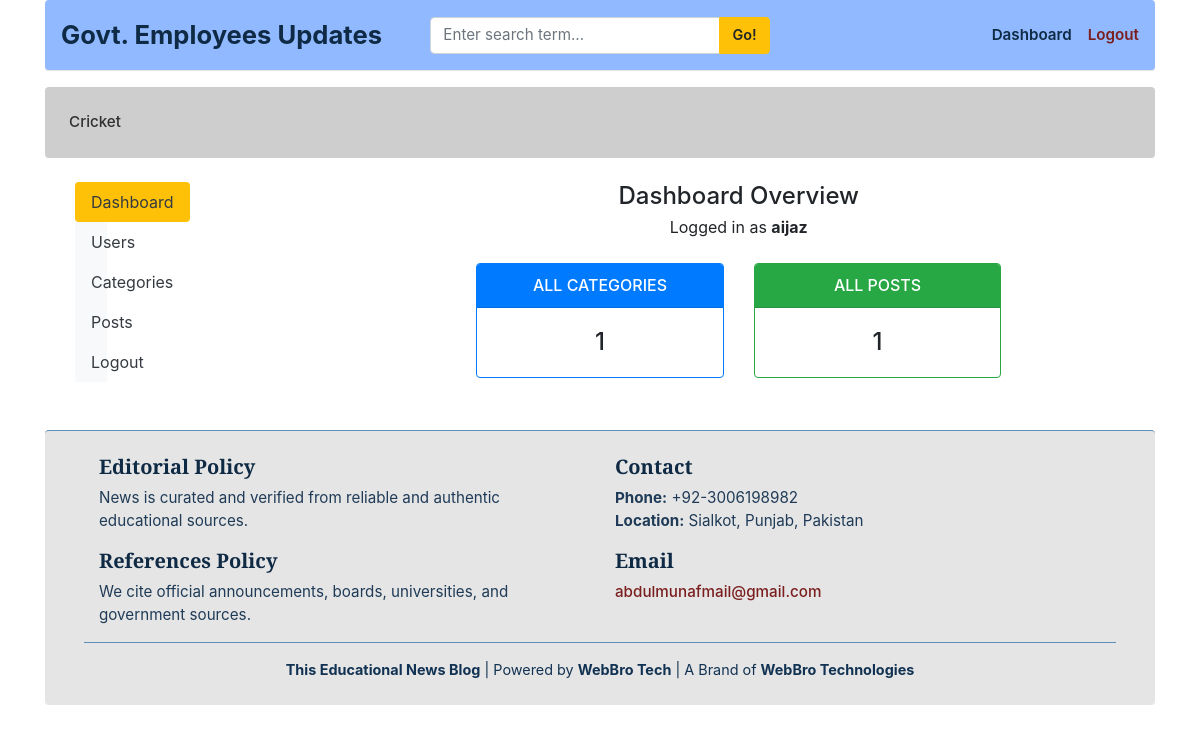
Before: /dashboard/ (signed in) with the older database file.
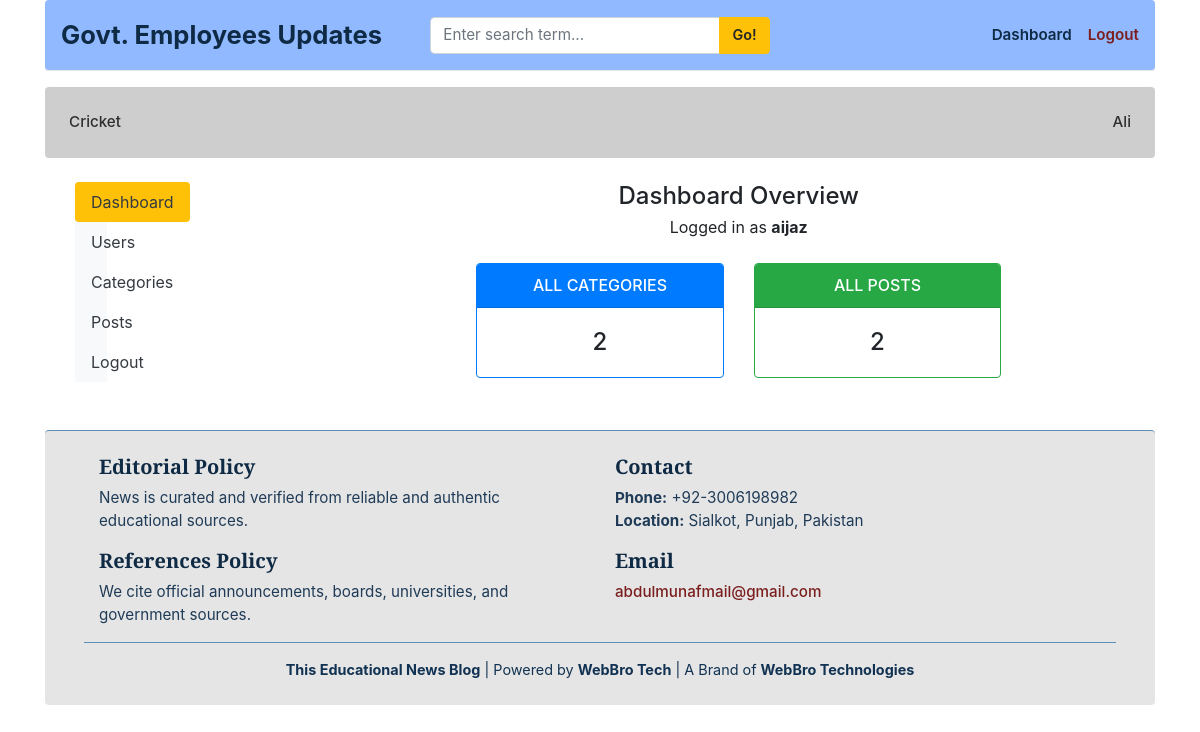
After: the same page with the newer database file.
### blogs/models.py (models this page shows, shortened)
class Category(models.Model):
    category_name = models.CharField(max_length=50, unique=True)
    created_at = models.DateTimeField(auto_now_add=True)
    updated_at = models.DateTimeField(auto_now=True)
    class Meta:
        verbose_name_plural = 'Categories'

### dashboards/views.py (the view)
# urls.py: path('dashboard/', include('dashboards.urls')),
@login_required(login_url='login')
def dashboard(request):
    category_count = Category.objects.all().count()
    blogs_count = Blog.objects.all().count()
    context = {
    'category_count':category_count,
    'blogs_count': blogs_count,
}
    return render(request, 'dashboard/dashboard.html', context)

### blogs/context_processors.py (called while the page is built)
def get_categories(request):
    categories = Category.objects.all()
    return dict(categories=categories)

def get_social_links(request):
    social_links = SocialLinks.objects.all()
    return dict(social_links=social_links)

### templates/dashboard/dashboard.html
{% extends 'base.html' %}
{% block content %}
<main class="container mt-4" role="main">
  <div class="row">
    <aside class="col-md-3 mb-4" aria-label="Dashboard Sidebar">
      {% include 'dashboard/sidebar.html' %}
    </aside>
    <section class="col-md-9">
      <header class="text-center mb-4">
        <h1 class="h4 mb-1">Dashboard Overview</h1>
        <p class="mb-0">
          Logged in as <strong>{{ user }}</strong>
        </p>
      </header>
      <section class="row justify-content-center text-center" aria-label="Dashboard Statistics">
        <article class="col-sm-6 col-lg-4 mb-3">
          <div class="card border-primary h-100">
            <div class="card-header bg-primary text-white text-uppercase fw-semibold">
              <h2 class="h6 mb-0">All Categories</h2>
            </div>
            <div class="card-body d-flex align-items-center justify-content-center">
              <p class="card-text h4 mb-0" itemprop="numberOfItems">
                {{ category_count }}
              </p>
            </div>
          </div>
        </article>
        <article class="col-sm-6 col-lg-4 mb-3">
          <div class="card border-success h-100">
            <div class="card-header bg-success text-white text-uppercase fw-semibold">
              <h2 class="h6 mb-0">All Posts</h2>
            </div>
            <div class="card-body d-flex align-items-center justify-content-center">
              <p class="card-text h4 mb-0" itemprop="numberOfItems">
                {{ blogs_count }}
              </p>
            </div>
          </div>
        </article>
      </section>
    </section>
  </div>
</main>
{% endblock %}

### templates/base.html (shortened to what the changed rows need)
{% load static %}
<!DOCTYPE html>
<html lang="en">
<head>
  <link href="https://getbootstrap.com/docs/4.0/dist/css/bootstrap.min.css" rel="stylesheet">
  <link href="{% static 'css/blog.css' %}" rel="stylesheet">
  <link rel="stylesheet"
        href="https://cdnjs.cloudflare.com/ajax/libs/font-awesome/4.7.0/css/font-awesome.min.css">
</head>
<body>
<div class="container">
  <div class="p-3 mb-3 rounded nav-scroller"
      style="background-color:#cecece;">
    <nav class="nav d-flex justify-content-between flex-wrap">
      {% for cat in categories %}
        <a href="{% url 'posts_by_category' cat.id %}"
          class="p-2 nav-link"
          style="color:#2f2f2f;
                  font-weight:500;
                  font-size:0.95rem;
                  text-decoration:none;">
          {{ cat.category_name }}
        </a>
      {% endfor %}
    </nav>
  </div>
  {% block content %}
  {% endblock %}
</div>
</body>
</html>

Changed rows visible on the page:
added Category: category_name "Ali"
Other visible differences:
{{ category_count }}: "1" → "2"
{{ blogs_count }}: "1" → "2"
